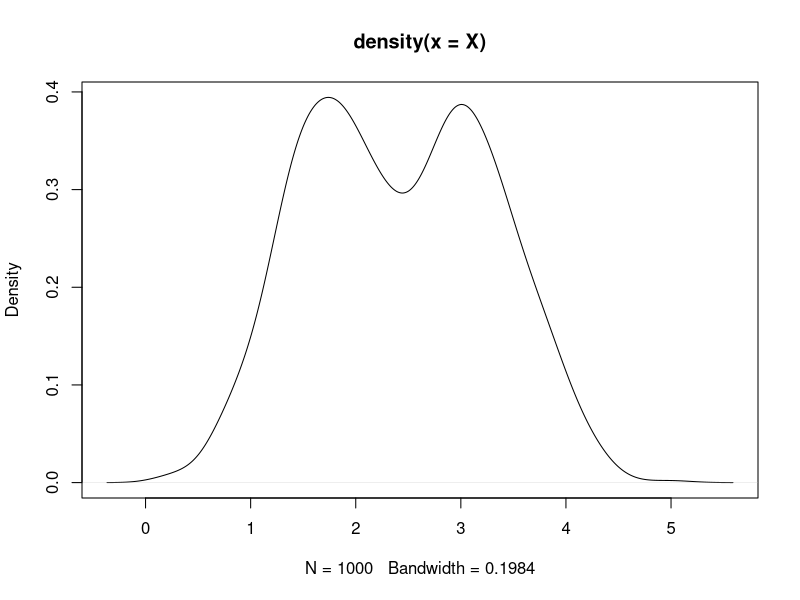

Write the R code that produced this figure. (Note: this script raises an error after producing the figure.)
# CS 571, Duke University, Fall 2013
# Matt Dickenson - mcd31
# Homework 6

setwd('~/github/cs571/homework/hw6')
library(MCMCpack) # for Dirichlet distribution


# Problem 1
X = read.table("HW6_mixture.txt", as.is=TRUE, header=FALSE)
X = as.matrix(X)
plot(density(X))
min(X)
max(X)
dim(X)
head(X)

# set hyperparameters
# M = 1e4
M = 1500
STEP = 0.1
MIN = 0
MAX = 5
K = 2

# helper functions
sum.sq.err = function(x, mu){
	errs = (x-mu) 
	sq.errs = errs %*% t(errs)
	sse = sum(sq.errs)
	return(sse)
}

log.lik = function(x, mu){
	ll = sum(log(dnorm(x, mu,1)))
	return(ll)
}

# initialize
pis = mus = matrix(NA, nrow=M, ncol=K)
mus[1, ] = sample(X, 2)
Z = matrix(NA, nrow=nrow(X), ncol=K)
Z[1,] = pis[1, ] = rep(1/K, K)
N = x.bar = rep(0, K)
z = rep(0, nrow(X))
alpha = rep(1, K)
S_0 = rep(3, K) # set this
v_0 = rep(5, K) # set this
v = rep(0, K)   
S = rep(0, K)   
Sigma.inv = rgamma(K, rate=S_0, shape=v_0)
Sigma.inv

for(m in 2:M){
	# step 1 - simulate proportion vector from Dirichlet
	pisamp = rdirichlet(1, c(alpha[1]+N[1], alpha[2]+N[2]) )
	pis[m, ] = pisamp[1, ]
	
	# step 2 - sample latent indicators
	for(i in 1:nrow(Z)){
		for(j in 1:ncol(Z)){
			Z[i, j] = pis[m, j] * dnorm(X[i], mus[m-1, j], 1/Sigma.inv[j])
		}
		Z[i,] = Z[i,]/sum(Z[i,])

		# step 3 - calculate new z's based on Z draws
		z[i] = sample(seq(1:K), size=1, prob=Z[i,])
	}

	# step 4 - update mean and variance
	for(k in 1:K){
		want = which(z==k)
		N[k] = length(want)
		subset = X[want]
		x.bar[k] = mean(subset)
		v[k] = v_0[k] + N[k]
		S[k] = S_0[k] + sum.sq.err(subset, mus[m-1,k]) # test this
		Sigma.inv[k] = rgamma(1, shape=v[k], rate=S[k])

		lower = max(c(MIN, mus[m-1, k]-STEP))
		upper = min(c(MAX, mus[m-1, k]+STEP))
		new.mu = runif(1, lower, upper)
		ll.new.mu = log.lik(subset, new.mu)
		ll.old.mu = log.lik(subset, mus[m-1,k])
		acceptance.prob = ll.new.mu / ll.old.mu 
		acceptance.prob = min(1, acceptance.prob)
		if(runif(1,0,1)<acceptance.prob){
			mus[m, k] = new.mu 
		} else {
			mus[m, k] = mus[m-1, k]
		}
		
	}
	if(m%%10==0){ print(m) }
}

mus[1:107, ]
ll.new.mu
ll.old.mu
new.mu


# problems:
# 1. all getting labeled into one Z
# 2. high acceptance probability 

plot(1:M, mus[, 1], type='l')
plot(1:M, mus[, 2], type='l')

mus[1401:1500, 1]
mus[1401:1500, 2]


# How many iterations of Burn-In did you run? 
#  500
# How many iterations of sampling did you run? 
#  10,000
# How did you initialize your parameters?
# Show the log likelihood trace for three different runs of the sampler starting at three different points on the data you downloaded.
# Plot a histogram of the posterior samples for each mean parameter for a single run (after burn-in)
